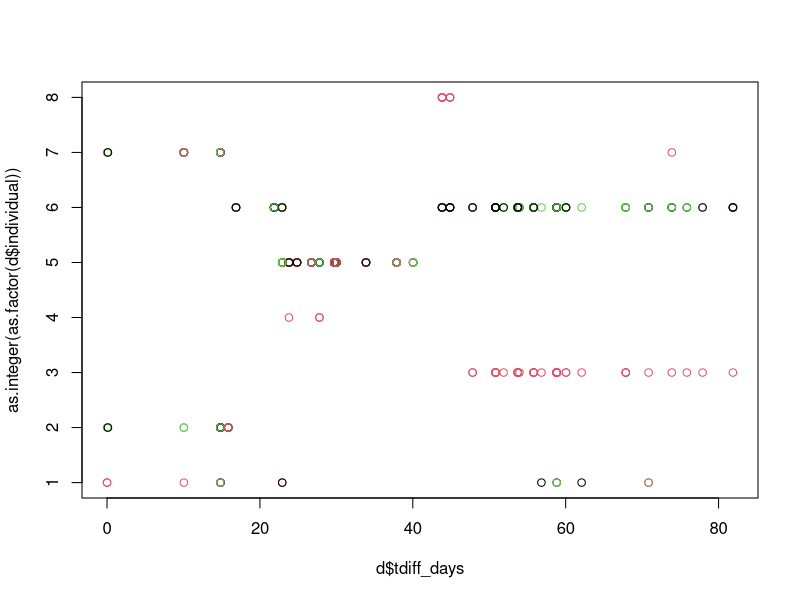
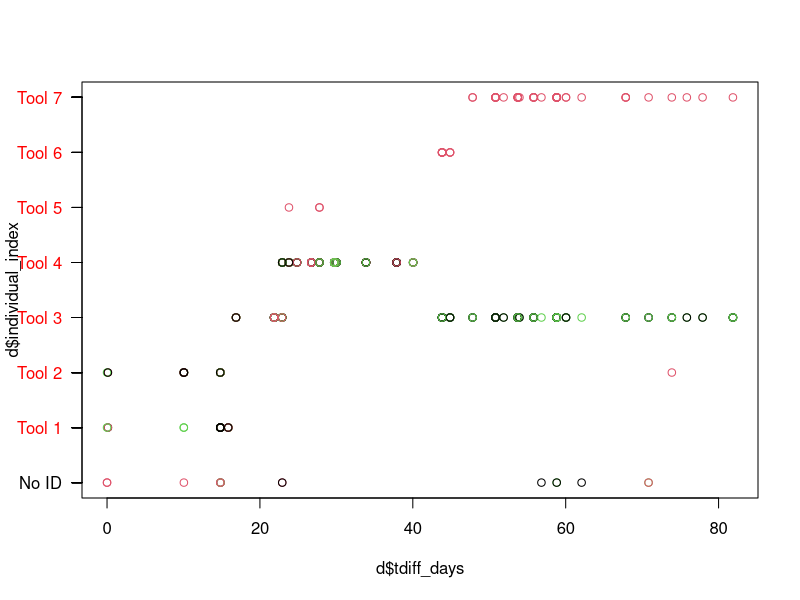
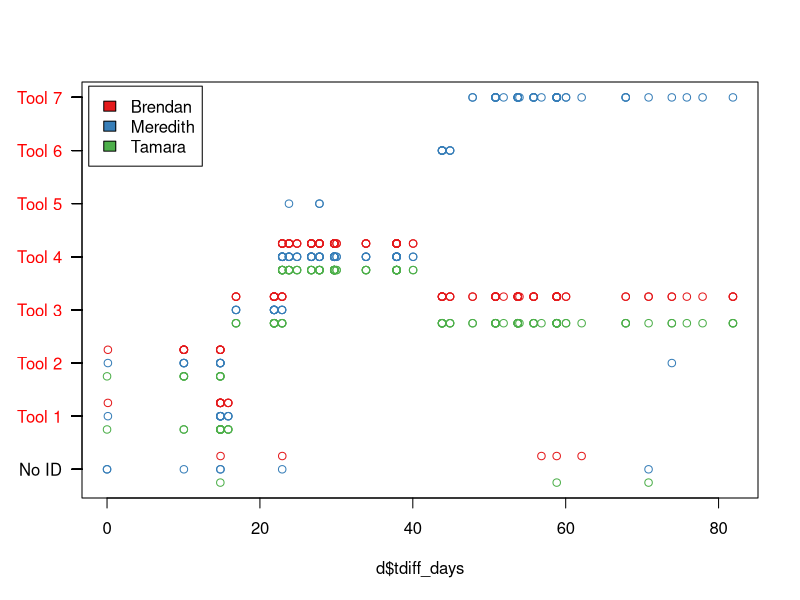
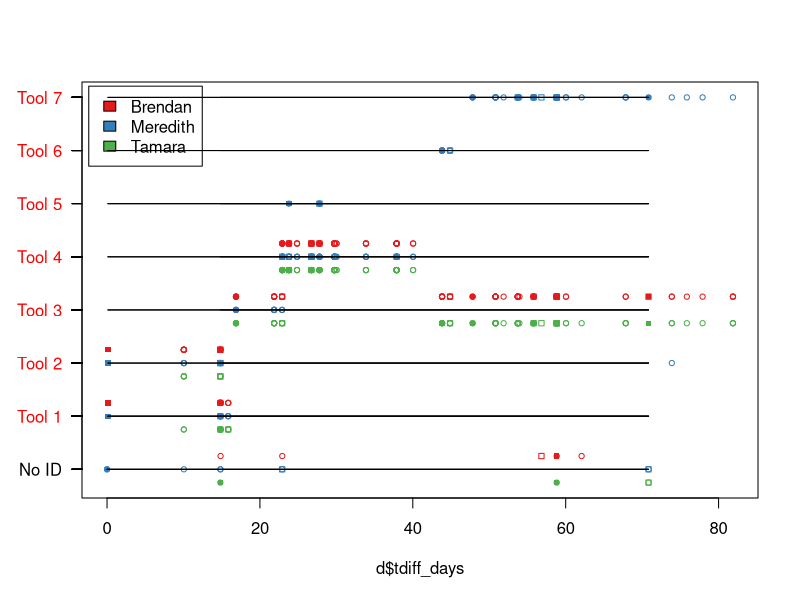

Write R code to recreate these figures, in order. (Note: this script raises an error after producing the figures.)
library(lubridate)
library(RColorBrewer)

seq <-  read.csv("agouti_output/202012211221-coiba-tool-use-sequences.csv")
obs <- read.csv("agouti_output/202012211220-coiba-tool-use-observations.csv")
beh <- read.csv("agouti_output/202102081715-coiba-tool-use-behaviours.csv")
ind <- read.csv("agouti_output/202012211222-coiba-tool-use-individuals.csv")
str(obs)
str(beh)
str(seq)
str(ind)
unique(obs$observer)
d <- obs[obs$location_label=="CEBUS-02" & obs$scientificName=="Homo",]
d <- d[c("observation_id","scientificName","individual" , "observation_notes" , "behaviours" , "observer" , "sequence_start" , "originalFilename","location_label")]
str(d)
d$sequence_start
d$datetime <- ymd_hms(d$sequence_start , tz="America/Panama")

d$tdiff_sec <- d$datetime - min(d$datetime) #time difffernce in seconds from earliest observation in this subset
d$tdiff_min <- d$tdiff_sec/(60)
d$tdiff_hours <- d$tdiff_min/60 
d$tdiff_days <- d$tdiff_hours/24

str(d)
d <- droplevels(d)
d$observer_index <- as.integer(as.factor(d$observer))
plot(d$tdiff_days,as.integer(as.factor(d$individual)) , col=d$observer_index)

ind$individual <- ind$id #create new column to merge
d <- merge(d, ind[, c("name", "individual")], by="individual" , all.x = TRUE) #keeps values from d w/ no individuals
d <- droplevels(d)
d$individual_index <- as.integer(as.factor(d$name)) # convert to integer
d$individual_index <-ifelse(is.na(d$individual_index)==TRUE , 0 , d$individual_index) #turn nas where no tool id is there to 0


###lets add behaviors
beh2 <- beh[, c("name", "id")]
unique(beh$id)
unique(nchar(d$behaviours))
#extract subelements of behaviors into own columns
#i could make this a loop, but life is too short
d$beh_ssh_1 <- ifelse( nchar(d$behaviours)>2 , substr(d$behaviours, 2, 37) , NA ) ##first behavior
d$beh_ssh_2 <- ifelse( nchar( d$behaviours)>38 , substr(d$behaviours, 2+37, 37*2 ) , NA ) ##2 behav
d$beh_ssh_3 <- ifelse( nchar(d$behaviours)>75 , substr(d$behaviours, 2+37*2, 37*3 ) , NA ) ##3 behav
d$beh_ssh_4 <- ifelse( nchar(d$behaviours)>112 , substr(d$behaviours, 2+37*3, 37*4 ) , NA ) ##4 behav
unique(d[c("beh_ssh_1" , "beh_ssh_2")])

#unique behaviors across all 4 columns of behaviors
beh_index_key <- as.data.frame(cbind (
  sort(unique(c(d$beh_ssh_1,d$beh_ssh_2,d$beh_ssh_3,d$beh_ssh_4))) , 
  as.integer(as.factor(sort(unique(c(d$beh_ssh_1,d$beh_ssh_2,d$beh_ssh_3,d$beh_ssh_4)))))
  ))
beh_index_key[,1] <- as.character(beh_index_key[,1])
beh_index_key[,2] <- as.integer(beh_index_key[,2])

#match using key
d$beh_1_index <- match(d$beh_ssh_1, beh_index_key[,"V1"])
d$beh_2_index <- match(d$beh_ssh_2, beh_index_key[,"V1"])
d$beh_3_index <- match(d$beh_ssh_3, beh_index_key[,"V1"])
d$beh_4_index <- match(d$beh_ssh_4, beh_index_key[,"V1"])
beh_ss <- beh[c("id","name")]

d <- merge( d, beh_ss, by.x = "beh_ssh_1", by.y = "id" , all.x=TRUE )
colnames(d)[ncol(d)] <- "beh_1"
d <- merge( d, beh_ss, by.x = "beh_ssh_2", by.y = "id" , all.x=TRUE )
colnames(d)[ncol(d)] <- "beh_2"
d <- merge( d, beh_ss, by.x = "beh_ssh_3", by.y = "id" , all.x=TRUE )
colnames(d)[ncol(d)] <- "beh_3"
d <- merge( d, beh_ss, by.x = "beh_ssh_4", by.y = "id" , all.x=TRUE )
colnames(d)[ncol(d)] <- "beh_4"


plot(d$tdiff_days,d$individual_index , col=d$observer_index , yaxt='n' )
axis(2, at=d$individual_index,labels=d$name.x, col.axis="red", las=2)
axis(2, at=0,labels="No ID", las=2)

f <- c(1,2,3)
f <- (1-(f/2))*0.5

d$individual_index_jitter <- d$individual_index + f[d$observer_index] #jitter for viz comp
col.pal <- brewer.pal(3,"Set1")#set color pallete

#ploit with no behavioral comparisons
plot(d$tdiff_days,d$individual_index_jitter , col=col.pal[d$observer_index] , yaxt='n' , ylab='' )
axis(2, at=d$individual_index,labels=d$name.x, col.axis="red", las=2)
axis(2, at=0,labels="No ID", las=2)
legend("topleft", inset=.01 , c("Brendan" , "Meredith" , "Tamara") , fill=col.pal)
#plot w/ unique poiunts per behavior

#ab line from tool on anvil to tool off anvil
beh_index_key2 <-  merge( beh_index_key, beh_ss, by.x = "V1", by.y = "id" )
beh_index_key2$pch <- c(19,0,NA,NA,NA,1,NA,NA,15)

plot(d$tdiff_days,d$individual_index_jitter , col=col.pal[d$observer_index] , yaxt='n' , ylab='' , pch=beh_index_key2$pch[d$beh_1_index] , cex=0.7)
points(d$tdiff_days,d$individual_index_jitter , col=col.pal[d$observer_index] , yaxt='n' , ylab='' , pch=beh_index_key2$pch[d$beh_2_index] , cex=0.7)
points(d$tdiff_days,d$individual_index_jitter , col=col.pal[d$observer_index] , yaxt='n' , ylab='' , pch=beh_index_key2$pch[d$beh_3_index] , cex=0.7)
points(d$tdiff_days,d$individual_index_jitter , col=col.pal[d$observer_index] , yaxt='n' , ylab='' , pch=beh_index_key2$pch[d$beh_4_index] , cex=0.7)
axis(2, at=d$individual_index,labels=d$name.x, col.axis="red", las=2)
axis(2, at=0,labels="No ID", las=2)
legend("topleft", inset=.01 , c("Brendan" , "Meredith" , "Tamara") , fill=col.pal)
#need per obs behavior column
d[,26:29]
d$bring_tool <-d$tool_on_anvil <- d$take_tool <- d$tool_off_anvil <- 0
beh_index_key2
# 
#   for(j in 1:nrow(d)){
#     for (i in which(names(d)=="beh_1"):which( names(d)=="beh_4")){
#     # d$bring_tool[j] <- ifelse( d[j,i]=="*HS: Bring tool" , 1 , d$bring_tool[j])
#     # d$take_tool[j] <- ifelse( d[j,i]=="*HS: Take tool" , 1 , d$take_tool[j])
#     d$tool_on_anvil[j] <- ifelse( d[j,i]=="*HS: Tool on anvil" , 1 , d$tool_on_anvil[j])
#     # d$tool_off_anvil[j] <- ifelse( d[j,i]=="*HS: Tool off anvil" , 1 , d$tool_off_anvil[j])
#   }
# }


d$tool_on_anvil <- ifelse(d["beh_1"]=="*HS: Tool on anvil" |
                            d["beh_2"]=="*HS: Tool on anvil" |
                            d["beh_3"]=="*HS: Tool on anvil"|
                            d["beh_4"]=="*HS: Tool on anvil", 1 ,0)

d$tool_off_anvil <- ifelse(d["beh_1"]=="*HS: Tool off anvil" |
                            d["beh_2"]=="*HS: Tool off anvil" |
                            d["beh_3"]=="*HS: Tool off anvil"|
                            d["beh_4"]=="*HS: Tool off anvil", 1 ,0 )

d$bring_tool <- ifelse(d["beh_1"]=="*HS: Bring tool" |
                             d["beh_2"]=="*HS: Bring tool" |
                             d["beh_3"]=="*HS: Bring tool" |
                             d["beh_4"]=="*HS: Bring tool" , 1 ,0 )

d$take_tool <- ifelse(d["beh_1"]=="*HS: Take tool" |
                         d["beh_2"]=="*HS: Take tool" |
                         d["beh_3"]=="*HS: Take tool" |
                         d["beh_4"]=="*HS: Take tool" , 1 ,0 )

d$tool_off_anvil[which(is.na(d$tool_off_anvil)== TRUE )] <- 0
d$tool_on_anvil[which(is.na(d$tool_on_anvil)== TRUE )] <- 0
d$bring_tool[which(is.na(d$bring_tool)== TRUE )] <- 0
d$take_tool[which(is.na(d$take_tool)== TRUE )] <- 0

tmin <- min(d$tdiff_days[d$individual_index==1 & d$bring_tool==1 | d$tool_on_anvil==1 & d$observer_index==1])
tmax <- max(d$tdiff_days[d$individual_index==1 & d$take_tool==1 | d$tool_off_anvil==1 & d$observer_index==1])

for (obs in 1:max(d$observer_index)){
  for (toolid in min(d$individual_index):max(d$individual_index) ){
  tmin <- min(d$tdiff_days[d$individual_index==toolid & d$bring_tool==1 | d$tool_on_anvil==1 & d$observer_index==obs])
  tmax <- max(d$tdiff_days[d$individual_index==toolid & d$take_tool==1 | d$tool_off_anvil==1 & d$observer_index==obs])
  segments(tmin,toolid,tmax,toolid)# we might want to exclude some behaviors 
  }
}

tmin <- min(d$tdiff_days[d$individual_index==6 & d$bring_tool==1 | d$tool_on_anvil==1 & d$observer_index==1])
tmax <- max(d$tdiff_days[d$individual_index==6 & d$take_tool==1 | d$tool_off_anvil==1 & d$observer_index==1])

tmin <- min(d$tdiff_days[d$individual_index_jitter==1 & d$bring_tool==1 | d$tool_on_anvil==1 & d$observer_index==1])
tmax <- max(d$tdiff_days[d$individual_index_jitter==1 & d$take_tool==1 | d$tool_off_anvil==1 & d$observer_index==1])
segments(tmin,1,tmax,1)# we might want to exclude some behaviors 
unique(d$beh_1)
min(d$tdiff_days[])
#####something else to see what are most common species for AI
sort(table(obs$scientificName))

write.csv(d , "tool behav excerpts.csv")
